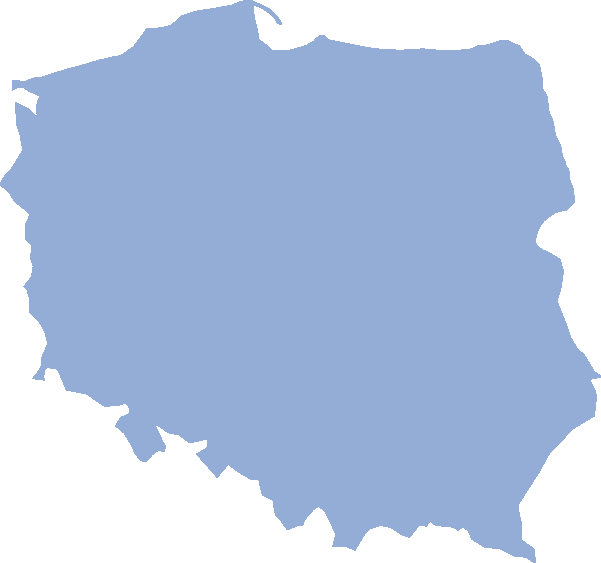
#> input picture 01_basics/assets/poland.png, 601 x 563 px, found by its file name
$ python 09_poland.py
#> lines starting #> are read from the running program, lines starting #| are printed output that depends on the picture; after the words box and inside, x2 and y2 are one past the last pixel; in counts of white or black regions, pixels touching at a corner belong together
import cv2

img = cv2.imread(r'.\assets\poland.png')
#> img is the input picture: shape (563, 601, 3); mean B, G, R 226.3, 197.7, 180.2

# dodawanie ramki do obrazu
img = cv2.copyMakeBorder(
    src=img,
    top=20,
    bottom=20,
    left=20,
    right=20,
    borderType=cv2.BORDER_CONSTANT,
    value=(255, 255, 255)
)
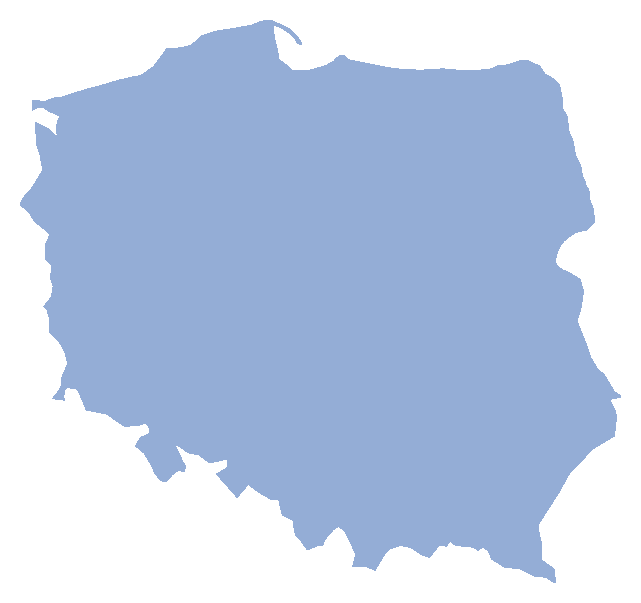
#> img: shape (603, 641, 3); mean B, G, R 229.9, 204.8, 189.5
cv2.imshow('img', img)

# konwersja do odcieni szarości
gray = cv2.cvtColor(src=img, code=cv2.COLOR_BGR2GRAY)
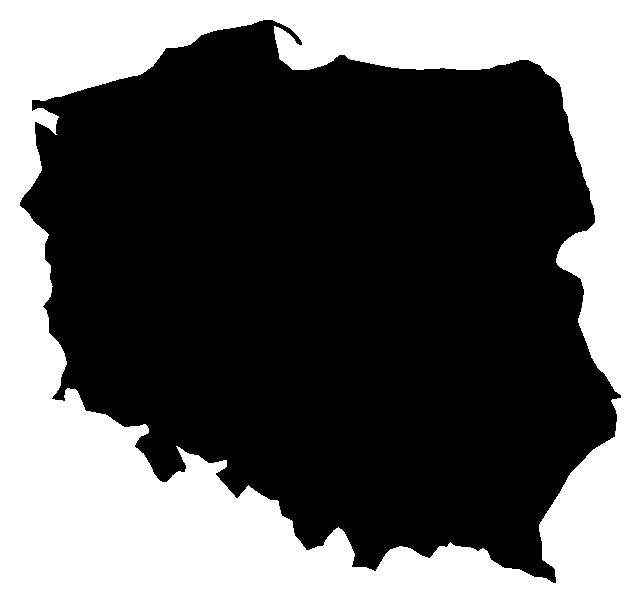
#> gray: shape (603, 641); values 170 (black) and 255 (white), 38.8% white; 1 white region, box (x1, y1, x2, y2) and area: (0, 0, 641, 603) 149935
# cv2.imshow('gray', gray)

# robimy treshold
thresh = cv2.threshold(src=gray, thresh=180, maxval=255, type=cv2.THRESH_BINARY)[1]
#> thresh: shape (603, 641); 38.8% white; 1 white region
# cv2.imshow('thresh', thresh)

# wykrywamy kontury z tresholdu
contours = cv2.findContours(image=thresh, mode=cv2.RETR_LIST, method=cv2.CHAIN_APPROX_SIMPLE)[0]
#> contours = 2 contours; box (x1, y1, x2, y2) and area: (0, 0, 641, 603) 385280, (19, 19, 622, 584) 237707
print(f'[INFO] Liczba wszystkich konturów: {len(contours)}')
#| [INFO] Liczba wszystkich konturów: 2

# rysujemy kontru pod indeksem 0
#> (the run stopped early here; a loop or call above may not have finished)
